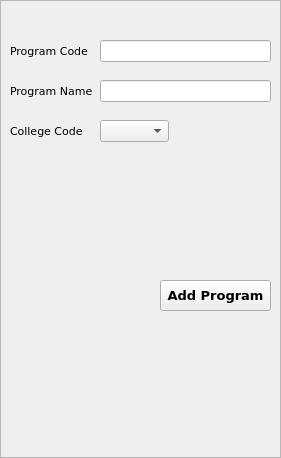
   <widget class="QFrame" name="frame_6">
    <property name="geometry">
     <rect>
      <x>340</x>
      <y>460</y>
      <width>281</width>
      <height>458</height>
     </rect>
    </property>
    <property name="sizePolicy">
     <sizepolicy hsizetype="Preferred" vsizetype="Preferred">
      <horstretch>2</horstretch>
      <verstretch>0</verstretch>
     </sizepolicy>
    </property>
    <property name="frameShape">
     <enum>QFrame::StyledPanel</enum>
    </property>
    <property name="frameShadow">
     <enum>QFrame::Raised</enum>
    </property>
    <widget class="QComboBox" name="comboBox_17">
     <property name="geometry">
      <rect>
       <x>100</x>
       <y>120</y>
       <width>69</width>
       <height>22</height>
      </rect>
     </property>
    </widget>
    <widget class="QLineEdit" name="lineEdit_11">
     <property name="geometry">
      <rect>
       <x>100</x>
       <y>80</y>
       <width>171</width>
       <height>22</height>
      </rect>
     </property>
    </widget>
    <widget class="QLineEdit" name="lineEdit_12">
     <property name="geometry">
      <rect>
       <x>100</x>
       <y>40</y>
       <width>171</width>
       <height>22</height>
      </rect>
     </property>
    </widget>
    <widget class="QLabel" name="label_10">
     <property name="geometry">
      <rect>
       <x>10</x>
       <y>40</y>
       <width>81</width>
       <height>21</height>
      </rect>
     </property>
     <property name="font">
      <font>
       <family>Verdana</family>
       <pointsize>8</pointsize>
      </font>
     </property>
     <property name="text">
      <string>Program Code</string>
     </property>
    </widget>
    <widget class="QLabel" name="label_12">
     <property name="geometry">
      <rect>
       <x>10</x>
       <y>80</y>
       <width>91</width>
       <height>21</height>
      </rect>
     </property>
     <property name="font">
      <font>
       <family>Verdana</family>
       <pointsize>8</pointsize>
      </font>
     </property>
     <property name="text">
      <string>Program Name</string>
     </property>
    </widget>
    <widget class="QLabel" name="label_13">
     <property name="geometry">
      <rect>
       <x>10</x>
       <y>120</y>
       <width>81</width>
       <height>21</height>
      </rect>
     </property>
     <property name="font">
      <font>
       <family>Verdana</family>
       <pointsize>8</pointsize>
      </font>
     </property>
     <property name="text">
      <string>College Code</string>
     </property>
    </widget>
    <widget class="QPushButton" name="addStudentButton_2">
     <property name="geometry">
      <rect>
       <x>160</x>
       <y>280</y>
       <width>111</width>
       <height>31</height>
      </rect>
     </property>
     <property name="font">
      <font>
       <family>Verdana</family>
       <pointsize>10</pointsize>
       <bold>true</bold>
      </font>
     </property>
     <property name="text">
      <string>Add Program</string>
     </property>
    </widget>
   </widget>
